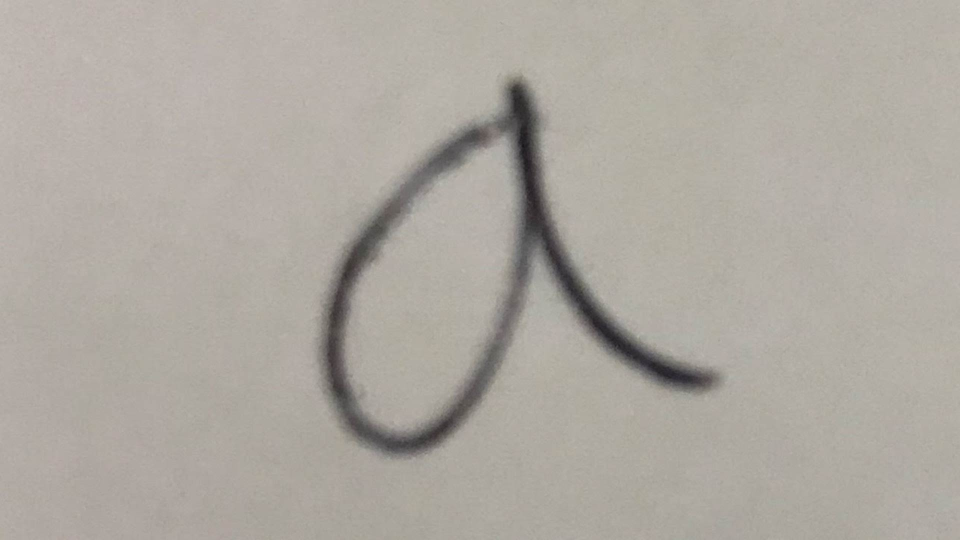
#> input picture photos/1 copy.jpg, 1920 x 1080 px, found by its file name (shown at 1/2 size); its folder holds 4 pictures in this run
$ python comparer.py   (older library calls are emulated)
#> lines starting #> are read from the running program, lines starting #| are printed output that depends on the picture; long printed decimals are rounded
import numpy as np

import matplotlib.pyplot as plt
import matplotlib.image as mpimg
import matplotlib
matplotlib.use("TKagg")

from skimage import data, img_as_float
from skimage.measure import compare_ssim as ssim

import PIL
from PIL import Image


def rgb2gray(rgb):

    r, g, b = rgb[:,:,0], rgb[:,:,1], rgb[:,:,2]
    gray = 0.2989 * r + 0.5870 * g + 0.1140 * b

    return gray

#Resize images to 500 X 500 and convert to png
img1_name = input("What is the first photo?> ")
#> the answer given: photos/1 copy.jpg
img1 = Image.open('photos/' + img1_name)
#> img1 is the input picture: PIL image 1920x1080 RGB; mean R, G, B 173.7, 168.6, 160.9
img1= img1.resize((1000, 1000), PIL.Image.ANTIALIAS)
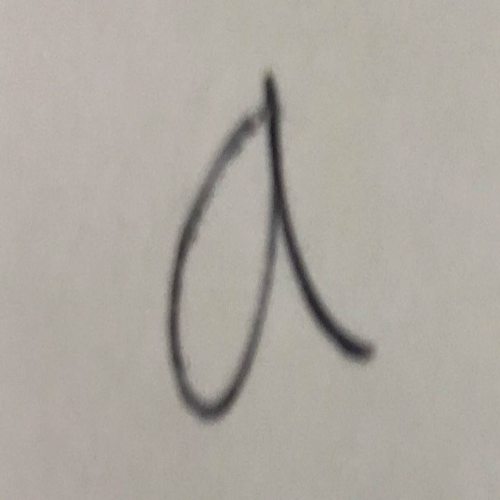
#> img1: PIL image 1000x1000 RGB (shown at 1/2 size); mean R, G, B 173.7, 168.6, 160.9
new_name1 = img1_name[:-4] + 'R' + '.png'
img1.save(new_name1)

img2_name = input("What is the second photo?> ")
#> the answer given: photos/2 copy.jpg
img2 = Image.open('photos/' + img2_name)
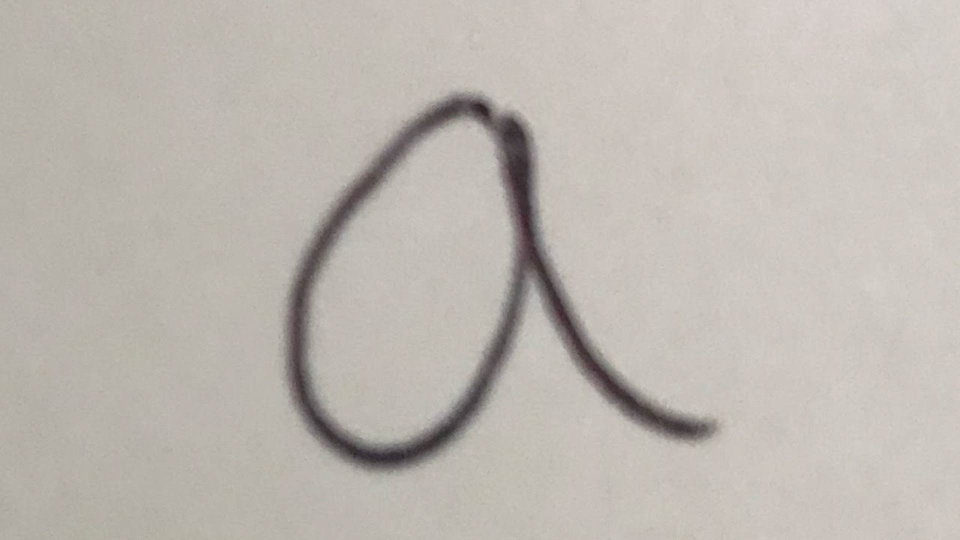
#> input picture photos/2 copy.jpg, 1920 x 1080 px, found by its file name (shown at 1/2 size)
#> img2 is the input picture: PIL image 1920x1080 RGB; mean R, G, B 189.8, 184.2, 177.6
img2= img2.resize((1000, 1000), PIL.Image.ANTIALIAS)
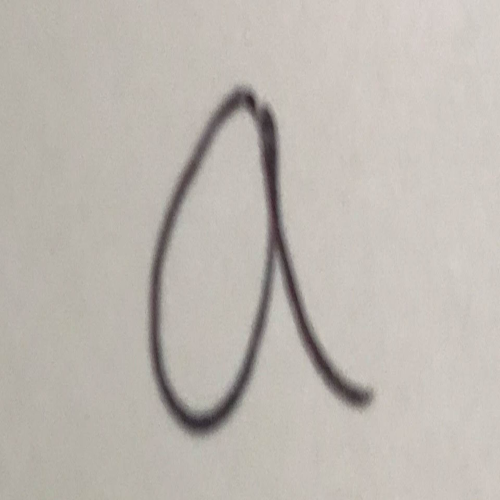
#> img2: PIL image 1000x1000 RGB (shown at 1/2 size); mean R, G, B 189.8, 184.2, 177.6
new_name2 = img2_name[:-4] + 'R' + '.png'
img2.save(new_name2)

img1 = rgb2gray(mpimg.imread(new_name1))

img2 = rgb2gray(mpimg.imread(new_name2))

rows, cols = img1.shape
#> rows = 1000; cols = 1000

def mse(x, y):
    return np.linalg.norm(x - y)

fig, axes = plt.subplots(nrows=1, ncols=2, figsize=(10, 4),
                         sharex=True, sharey=True)
ax = axes.ravel()

mse_img1 = mse(img1, img1)
#> mse_img1 = 0
ssim_img1 = ssim(img1, img1, data_range=img1.max() - img1.min())
#> ssim_img1 = 1

mse_img2 = mse(img1, img2)
#> mse_img2 = 118.3
ssim_img2 = ssim(img1, img2,
                  data_range=img2.max() - img2.min())
#> ssim_img2 = 0.767

if ssim_img2 >= 0.7:
    print("They are a match", ssim_img2)
#| They are a match 0.7673
else:
    print("Not a match", ssim_img2)

label = 'MSE: {:.2f}, SSIM: {:.2f}'

ax[0].imshow(img1, cmap=plt.cm.gray, vmin=0, vmax=1)
ax[0].set_xlabel(label.format(mse_img1, ssim_img1))
ax[0].set_title(new_name1)

ax[1].imshow(img2, cmap=plt.cm.gray, vmin=0, vmax=1)
ax[1].set_xlabel(label.format(mse_img2, ssim_img2))
ax[1].set_title(new_name2)

plt.tight_layout()
plt.show()
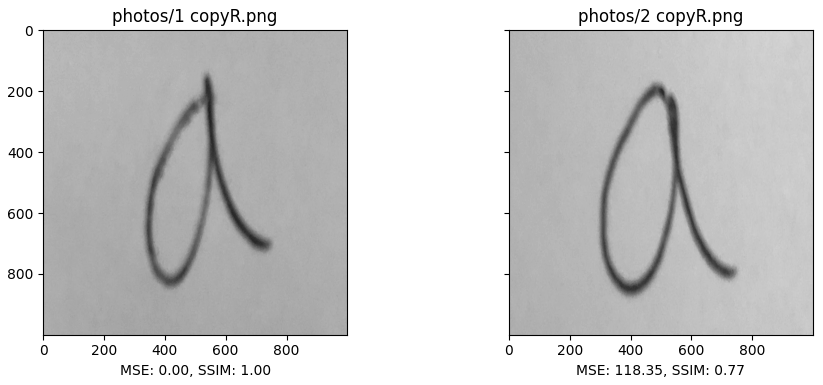
#> figure drawn by matplotlib, 2 panels
